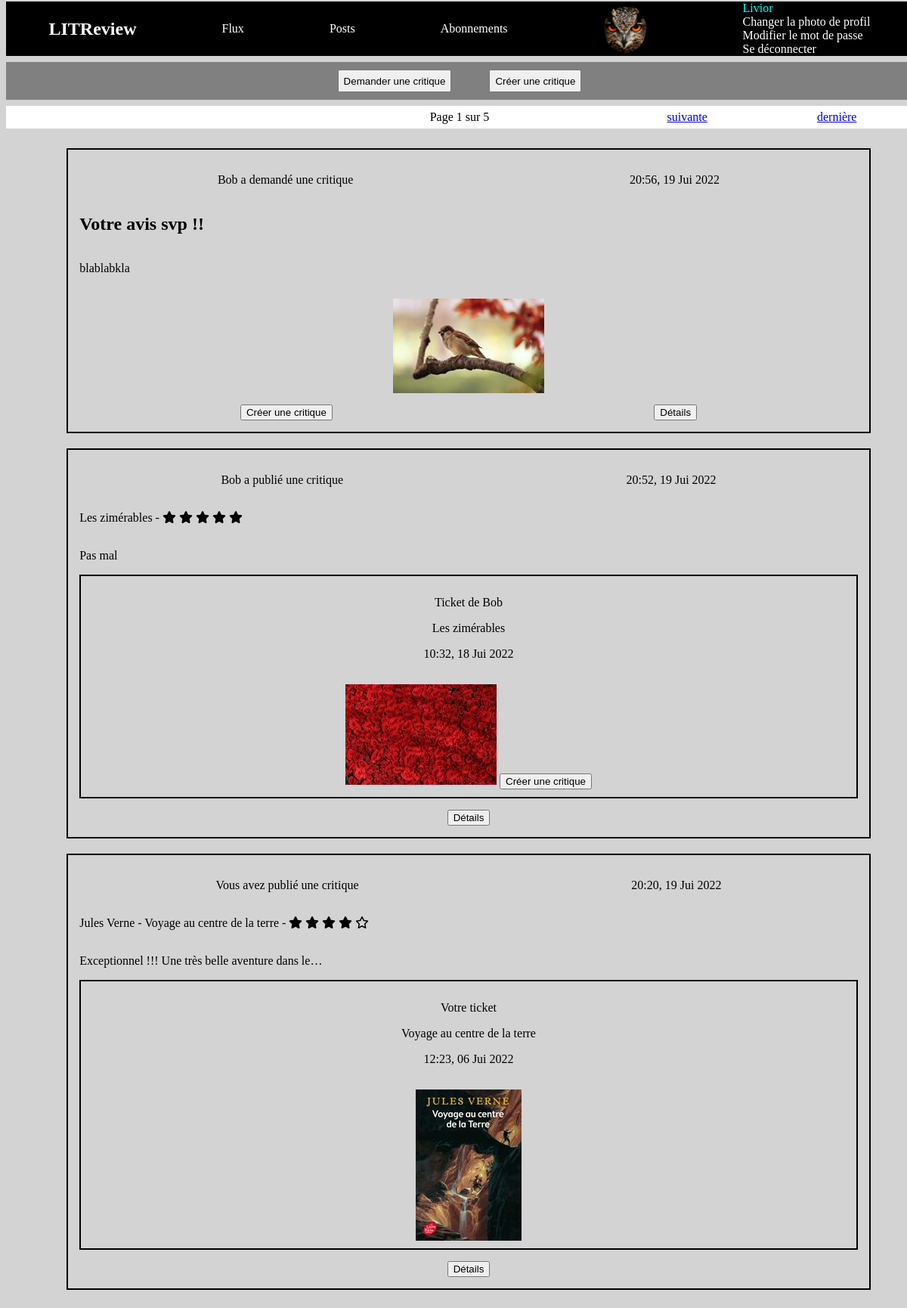
The page /flux/ (signed in) on the database its author committed.
### authentication/models.py (models this page shows)
class User(AbstractUser):
    profile_photo = models.ImageField(verbose_name='Photo de profil')

### critics/models.py (models this page shows, shortened)
class Ticket(models.Model):
    title = models.CharField(max_length=128)
    description = models.TextField(max_length=2048, blank=True)
    user = models.ForeignKey(
        to=settings.AUTH_USER_MODEL,
        on_delete=models.CASCADE)
    image = models.ImageField(null=True, blank=True)
    time_created = models.DateTimeField(auto_now_add=True)
    IMAGE_MAX_SIZE = (200, 200)

class Review(models.Model):
    ticket = models.ForeignKey(
        to=Ticket,
        on_delete=models.CASCADE,
        default=None)
    headline = models.CharField(max_length=128)
    rating = models.PositiveSmallIntegerField(
        validators=[MinValueValidator(0), MaxValueValidator(5)])
    body = models.TextField(max_length=8192, blank=True)
    user = models.ForeignKey(
        to=settings.AUTH_USER_MODEL, on_delete=models.CASCADE)
    time_created = models.DateTimeField(auto_now_add=True)

### critics/views.py (the view)
# urls.py: path('flux/', critics.views.flux,
@login_required()
def flux(request):
    reviews = Review.objects.filter(
        Q(
            user__in=[
                follow.followed_user
                for follow in UserFollows.objects.filter(user=request.user)
            ]
        )
        | Q(user=request.user)
        | Q(ticket__user=request.user)
    )
    """
        a queryset of all reviews whose author is not its ticket author
        such a queryset is needed to know if a review
        is possible on an autoreview.
        If the ticket of the autoreview is present in this queryset,
        review on this ticket would be disable
    """
    reviews_not_autoreview = Review.objects.filter(
        Q(
            user__in=[
                follow.followed_user
                for follow in UserFollows.objects.filter(user=request.user)
            ]
        )
        | Q(user=request.user)
        | Q(ticket__user=request.user)
    ).exclude(Q(user=F("ticket__user")))
    """
    a queryset of all autoreviews, i.e. review and ticket have the same author
    """
    autoreviews = Review.objects.filter(
        Q(
            user__in=[
                follow.followed_user
                for follow in UserFollows.objects.filter(user=request.user)
            ]
        )
        | Q(user=request.user)
        | Q(ticket__user=request.user)
    ).filter(Q(user=F("ticket__user")))
    tickets = Ticket.objects.filter(
        Q(
            user__in=[
                follow.followed_user
                for follow in UserFollows.objects.filter(user=request.user)
            ]
        )
        | Q(user=request.user)
    ).exclude(Q(id__in=[review.ticket.id for review in autoreviews]))
    reviewable_tickets = Ticket.objects.filter(
        Q(
            user__in=[
                follow.followed_user
                for follow in UserFollows.objects.filter(user=request.user)
            ]
        )
        | Q(user=request.user)
    ).exclude(Q(id__in=[review.ticket.id
                        for review in reviews_not_autoreview]) |
              Q(review__user=request.user))
    tickets_and_reviews = sorted(
        chain(tickets, reviews),
        key=lambda instance: instance.time_created,
        reverse=True,
    )
    paginator = Paginator(tickets_and_reviews, 3)
    page_number = request.GET.get("page")
    page_obj = paginator.get_page(page_number)
    context = {"page_obj": page_obj, "reviewable": list(reviewable_tickets)}
    return render(request, "critics/flux.html", context=context)

### critics/templatetags/critics_extras.py (called while the page is built)
@register.filter
def model_type(instance):
    return type(instance).__name__

@register.filter
def starring(instance):
    return "x"*instance.rating

@register.filter
def antistarring(instance):
    return "x"*(5-instance.rating)

@register.simple_tag(takes_context=True)
def get_instance_user(context, user):
    if user == context['instance'].user:
        return 'Vous avez'
    return f"{context['instance'].user} a"

@register.simple_tag(takes_context=True)
def get_ticket_author(context, user):
    if user == context['instance'].ticket.user:
        return 'Votre ticket'
    return f"Ticket de {context['instance'].ticket.user}"

### critics/templates/critics/flux.html (shortened to what this page needs)
{% extends '../base.html' %}
{% load critics_extras %}
{% block content %}
        <div class="critic_management">
           <button><a href="{% url 'ticket-create' %}">Demander une critique</a></button>
            <button><a href="{% url 'review-create' %}">Créer une critique</a></button>
        </div>
        <div class="pages_navigation">
            <span id="current">
                Page {{ page_obj.number }} sur {{ page_obj.paginator.num_pages }}
            </span>
            <span id="next">
                {% if page_obj.has_next %}
                    <a href="?page={{ page_obj.next_page_number  }}">suivante</a>
                    <a href="?page={{ page_obj.paginator.num_pages }}">dernière</a>
                {% endif %}
            </span>
        </div>
        <ul>
            {% for instance in page_obj %}
                {% if instance|model_type == "Ticket" %}
                    <article class="ticket">
                        <div class="author_and_date">
                            <p>{% get_instance_user user %} demandé une critique</p>
                            <p>{{ instance.time_created|date:"H:i, d M Y"  }}</p>
                        </div>
                        <h1>{{ instance.title }}</h1>
                        <p>{{ instance.description|truncatechars:50 }}</p>
                        {% if instance.image %}
                            <img class="ticket_image" src="{{ instance.image.url}}" alt="">
                        {% endif %}
                        <div class="details_and_review_create">
                            {% if instance in reviewable %}
                            <button><a href="{% url 'review-answer-ticket' instance.id %}">Créer une critique</a></button>
                            {% endif %}
                            <button><a href="{% url 'ticket-read' instance.id %}">Détails</a></button>
                        </div>
                    </article>
                {% elif instance|model_type == "Review" %}
                    <article class="review">
                        <div class="author_and_date">
                            <p>{% get_instance_user user %}  publié une critique</p>
                            <p>{{ instance.time_created|date:"H:i, d M Y" }}</p>
                        </div>
                        <p>{{ instance.headline }} -
                            {% for rating in instance|starring %}
                                <i class="fa-solid fa-star"></i>
                            {% endfor %}
                            {% for rating in instance|antistarring %}
                                <i class="fa-regular fa-star"></i>
                            {% endfor %}
                        </p>
                        <p>{{ instance.body|truncatechars:50 }}</p>
                        <div class="review_ticket">
                            <p>{% get_ticket_author user %}</p>
                            <p> {{ instance.ticket.title }} </p>
                            <p>{{ instance.ticket.time_created|date:"H:i, d M Y" }}</p>
                            {% if instance.ticket.image %}
                                <img class="review_image" src="{{ instance.ticket.image.url}}" alt="">
                            {% endif %}
                            {% if instance.ticket in reviewable %}
                                <button><a href="{% url 'review-answer-ticket' instance.ticket.id %}">Créer une critique</a></button>
                            {% endif %}
                        </div>
                        <button><a href="{% url 'review-read' instance.id %}">Détails</a></button>
                    </article>
                {% endif %}
            {% endfor %}
        </ul>
{% endblock content %}

### templates/base.html (shortened to what this page needs)
{% load static %}
<html>
    <head>
        <link rel="stylesheet" href="{% static 'critics/styles.css' %}" />
    </head>
    <header>
        <nav> <h1>LITReview</h1>
            {% if user.is_authenticated %}
            <a href="/flux">Flux</a>
            <a href="/posts">Posts</a>
            <a href="/subscribe">Abonnements</a>
            <div>
                {% if request.user.profile_photo %}
                    <img class="profile-photo" src="{{ request.user.profile_photo.url }}" alt="">
                {% else %}
                    <i class="fa-solid fa-circle-user fa-5x"></i>
                {% endif %}
            </div>
            <div class="account_management">
                <div class="display_username">{{ request.user }}</div>
                <a href="{% url 'profile-photo' %}">Changer la photo de profil</a>
                <a href="{% url 'new_password' %}">Modifier le mot de passe</a>
                <a href="{% url 'logout' %}">Se déconnecter</a>
            </div>
        </nav>
        {% endif %}
    </header>
    <body>
        {% block content %}{% endblock %}
    </body>
</html>

### critics/static/critics/styles.css (style rules this page uses)
header { position:fixed; top:2px; height:80px; width:100%; }
.critic_management { position: fixed; top: 82px; height:50px; width: 100%; background-color: grey; }
.critic_management button { margin:10px; }
.pages_navigation { position: fixed; display: flex; justify-content: space-around; align-items: center; top: 140px; height:30px; width: 100%; background-color: white; }
#previous, #current, #next { display: flex; justify-content: space-around; width: 33%; }
body { margin-top:160px; display: flex; flex-direction: column; color: black; background-color: lightgrey; }
nav { display:flex; justify-content: space-around; align-items:center; background-color: black; color: white; }
nav a { color: white; text-decoration: none; }
.account_management { display:flex; flex-direction: column; }
.display_username { color:cyan; }
.critic_management a { text-decoration:none; color:black; }
.profile-photo { width : 85px; clip-path: ellipse(33% 50%); }
.ticket, .review { display: flex; flex-direction: column; width: 90%; margin: auto; margin-top:20px; border: black 2px solid; padding: 15px; }
.review_ticket { text-align: center; border: black 2px solid; padding-left:30%; padding-right:30%; padding-top:10px; padding-bottom:10px; }
.author_and_date { display: flex; justify-content: space-around; }
.details_and_review_create { display: flex; justify-content: space-around; }
.critic_management { display: flex; justify-content: center; }
.critic_management button { margin-left: 25px; margin-right: 25px; }
article button, article a, article img { width: fit-content; align-self: center; margin-top:15px; }
article button a { text-decoration: none; color: black; }

### rows shown on the page
User: user.profile_photo (picture), user "Livior"
Ticket: user.username "Bob a", time_created "20:56, 19 Jui 2022", title "Votre avis svp !!", description "blablabkla", image (picture), shows "Créer une critique"
Review: user.username "Bob a", time_created "20:52, 19 Jui 2022", headline "Les zimérables", rating 5 (drawn), body "Pas mal", ticket.username "Ticket de Bob", ticket "Les zimérables", ticket.time_created "10:32, 18 Jui 2022", ticket.image (picture), shows "Créer une critique"
Review: user "Vous avez", time_created "20:20, 19 Jui 2022", headline "Jules Verne - Voyage au centre de la terre", rating 4 (drawn), body "Exceptionnel !!! Une très belle aventure dans le…", ticket.user_id "Votre ticket", ticket "Voyage au centre de la terre", ticket.time_created "12:23, 06 Jui 2022", ticket.image (picture)

### other values the page prints
{{ page_obj.number }} "1"
{{ page_obj.paginator.num_pages }} "5"
